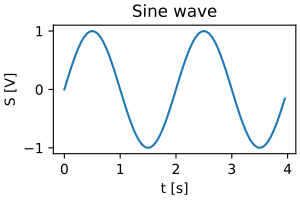

Generate this figure with Python:
import matplotlib.pyplot as plt
import numpy as np

x = np.arange(0, 4, 0.05)
y = np.sin(x*np.pi)

fig, ax = plt.subplots(figsize=(3,2), constrained_layout=True)
ax.plot(x, y)
ax.set_xlabel('t [s]')
ax.set_ylabel('S [V]')
ax.set_title('Sine wave')
